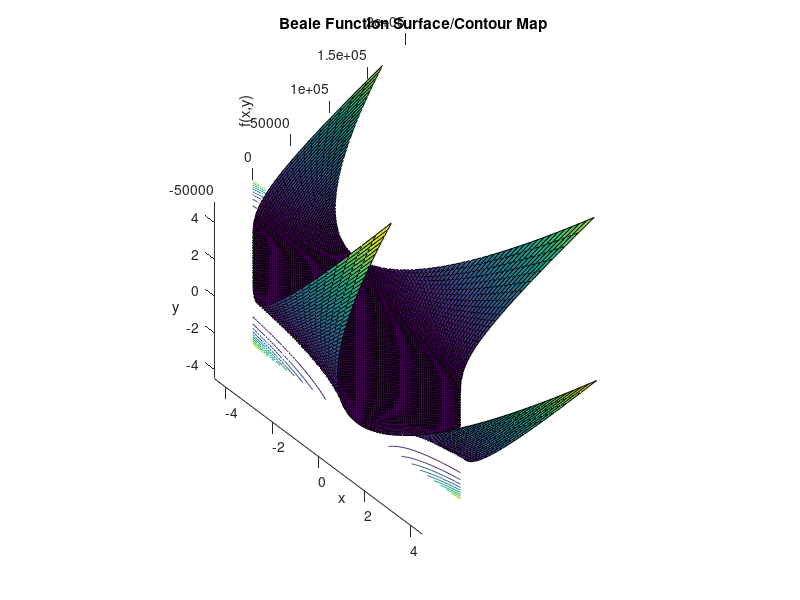

Recreate this plot in MATLAB. (Note: this script raises an error after producing the figure.)
%Andrew Sivaprakasam
%BME 695 | Numerical Methods
%Coding Assignment 2 Problem 2

close all;
%% Beale Function:

x = linspace(-4.5,4.5,100);
y = x;
[x,y] = meshgrid(x);
f_beale = (1.5-x+x.*y)+(2.25-x+x.*y.^2).^2 + (2.625 - x + x.*y.^3).^2;

% ff = f(xx,yy);
% levels = 100;
% contour(x,y,ff,levels);
figure;
hold on;
surf(x,y,f_beale)
contour(x,y,f_beale);
set(gca, 'CameraPosition', [-28.753761674980247,-58.83682331833516,941526.1673450879]);

xlabel('x')
ylabel('y')
zlabel('f(x,y)')
title('Beale Function Surface/Contour Map')
%% Rosenbrock Function

syms x
% 
%Minimize Rosenbrock's fxn using Nelder-Mead
f = @(x,y) 100.*(y-x.^2).^2 + (1-x).^2;
%mins = fminsearch(f,[-1.2,1]);

x = linspace(-6,6);
y = x;
[x,y] = meshgrid(x,y);

f_rosen = feval(f,x,y);
figure(3);
hold on
surf(x,y,f_rosen);
contour(x,y,f_rosen);
set(gca, 'CameraPosition', [-50.293365694665845,-86.25634924965654,511952.0929456182]);
xlabel('x')
ylabel('y')
zlabel('f(x,y)')
title('Rosenbrock Function Surface/Contour Map n = 2')
%% 2a Beale Minimization

syms x

opts = optimset('MaxFunEvals',20000,'MaxIter',20000);
f = @(x)(1.5-x(1)+x(1)*x(2))^2+(2.25-x(1)+x(1)*x(2)^2)^2 + (2.625 - x(1) + x(1)*x(2)^3)^2;

%Change fminsearch to fmincon specify constraints
[mins1,fval1] = fminsearch(f,[4.5,4.5],opts);
[mins2,fval2] = fminsearch(f,[-4.5,-4.5],opts);

%% 2b Rosenbrock Minimization for n = 2-4

f = @(x) (100.*(x(2)-x(1).^2).^2 + (1-x(1)).^2) + (100.*(x(3)-x(2).^2).^2 + (1-x(2)).^2) + (100.*(x(4)-x(3).^2).^2 + (1-x(3)).^2);
mins = fminsearch(f,[2,2,2,2]);

%% 3 Response Surface Optimization:

%Start with cc design centered at start point, find min
num_runs = 100;
%start point
min_rsm = [4,4];
true_val = [1,1];

%Initial guess -> FF design 
%bin-size

bwidth = .01;
nbins = 5;
mid = [4,4];

%generate full factorial design
points = bwidth.*fullfact([nbins,nbins]);
points(:,1) = points(:,1)+(mid(1)-mean(points(:,1)));
points(:,2) = points(:,2)+(mid(2)-mean(points(:,2)));


%f = @(x1,x2)(1.5-x1+x1.*x2).^2+(2.25-x1+x1.*x2.^2).^2 + (2.625 - x1 + x1.*x2.^3).^2;
f = @(x1,x2) 100.*(x2-x1.^2).^2 + (1-x1).^2;
func = feval(f,points(:,1),points(:,2));

m_error = 0;
minimum = max(func);
j = 1;
while(m_error<0.1)

points = bwidth.*fullfact([nbins,nbins]);
points(:,1) = points(:,1)+(mid(1)-mean(points(:,1)));
points(:,2) = points(:,2)+(mid(2)-mean(points(:,2)));    
    
func = feval(f,points(:,1),points(:,2));
coeffs = regress(func, horzcat(points(:,1), points(:,2), ones(length(points))));

estimates = coeffs(1)*points(:,1) + coeffs(2)*points(:,2) + coeffs(3);
actuals = feval(f,points(:,1),points(:,2));

error = (estimates-actuals)./actuals;

%choose minimum based on least error of linear regression...if error is
%anything higher, the line needs to be shifted

[m_error,ind] = min(error);
minima = func(ind);

if(minima<minimum)
    mid = [points(ind,1), points(ind,2)];
    minimum = minima; 
    min_rsm_p(j,:) = mid;
    fval_rsm(j) = minimum;
    j = j+1;
else
    break
end

end

clear points;
while(j <= num_runs && sum(abs(min_rsm-true_val))>0.02)
    
    
    
    
    
    points = ccdesign(2);
    points(:,1) = points(:,1) + (mid(1)-mean(points(:,1)));
    points(:,2) = points(:,2) + (mid(2)-mean(points(:,2)));

%     %f = @(x1,x2)(1.5-x1+x1.*x2).^2+(2.25-x1+x1.*x2.^2).^2 + (2.625 - x1 + x1.*x2.^3).^2;
%     f = @(x1,x2) 100.*(x2-x1.^2).^2 + (1-x1).^2;

    func = feval(f,points(:,1),points(:,2));
    
    polymodel = polyfitn(points, func,2);
    poly_s = polyn2sym(polymodel);
    
    poly_s2 = matlabFunction(poly_s);
    coeffs = polymodel.Coefficients;
    poly_s = @(x) coeffs(1)*x(1).^2 + coeffs(2)*x(1).*x(2) + coeffs(3)*x(1) + coeffs(4)*x(2).^2 + coeffs(5)*x(2) + coeffs(6);
    
    [min_rsm, fval_rsm(j)] = fmincon(poly_s,min_rsm,[],[],[],[],[min(points(:,1)),min(points(:,2))],[max(points(:,1)),max(points(:,2))]);    
    %[min_rsm, fval_rsm(j)] = fmincon(poly_s,min_rsm,[],[],[],[],[-4.5 -4.5],[4.5 4.5]);    

    min_rsm_p(j,:) = min_rsm;
    
    j = j+1;
end

    figure(3)
    c = linspace(1,10,num_runs);
    scatter3(min_rsm_p(:,1),min_rsm_p(:,2), fval_rsm(:),'filled');